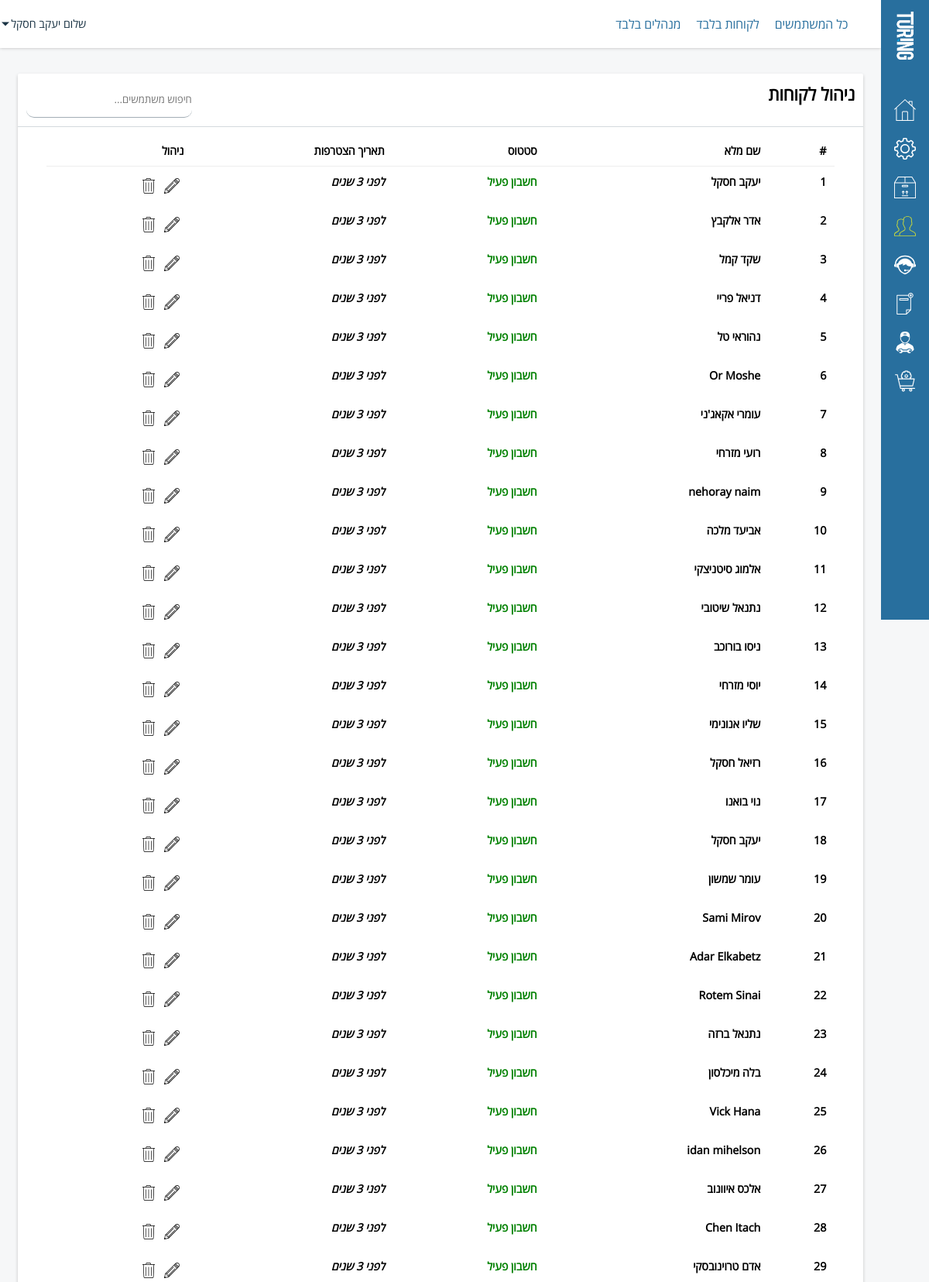
The app's page /admin/index.php?act=customers (signed in, upper part) with its own data.
### tables this page shows
CREATE TABLE `turing_members` (
  `id` int(11) NOT NULL,
  `username` text NOT NULL,
  `firstname` text NOT NULL,
  `lastname` text NOT NULL,
  `job` varchar(50) NOT NULL DEFAULT 'לא זמין',
  `picture` varchar(150) NOT NULL DEFAULT 'assets/images/customer.png',
  `status` int(11) NOT NULL,
  `password` text NOT NULL,
  `email` text NOT NULL,
  `phone` text NOT NULL,
  `address` text NOT NULL,
  `business_name` text NOT NULL,
  `business_id` int(11) NOT NULL,
  `gender` enum('male','female') NOT NULL,
  `email_message` enum('enable','disable') NOT NULL,
  `registration_date` text NOT NULL,
  `ip` text NOT NULL,
  `level` text NOT NULL,
  `broker_id` int(5) NOT NULL
);

### core/User.php (called while the page is built, shortened)
<?php
class User {
		var $fullname;
		function __construct($id) {
			if($id != 0)
			{
				$data = $GLOBALS['mysqli']->query("SELECT * FROM `".PREFIX."_members` WHERE `id`='".(int) $id."'")->fetch_assoc();
				$this->fullname		= $data['firstname']." ".$data['lastname'];
			}
			else {
				$this->level = 0;
			}
		}
		function get_Fullname() {
			return $this->fullname;
		}
}
?>

### admin/sources/customers.php (the view, shortened to what this page needs)
<?php
	switch($_GET['do'])
	{
		default:
				$filter = secur($_GET['filter'],"int");
				$filter = ($filter == -1) ? "" : "WHERE `level`='".(int) $filter."'";
?>
	<div id="left-side">
		<div class="container">
			<div class="block">
				<div class="block-title">
					<h1>ניהול לקוחות</h1>
					<div class="input-field">
						<input type="text" class="search" placeholder="חיפוש משתמשים...">
					</div>
<span class="counter"></span>
				</div>
				<div class="block-inner">
					<table class="table table-hover table-bordered results">
  <thead>
    <tr>
		<th>#</th>
		<th class="col-md-4 col-xs-4">שם מלא</th>
		<th class="col-md-3 col-xs-3">סטטוס</th>
		<th class="col-md-3 col-xs-3">תאריך הצטרפות</th>
		<th class="col-md-3 col-xs-3">ניהול</th>
    </tr>
  </thead>
  <tbody>
							<?php
								$qGetMembers = $mysqli->query("SELECT * FROM `".PREFIX."_members` {$filter} ORDER BY `id` ASC ");
								$sum = 0;
								while($qGetMembersData = $qGetMembers->fetch_assoc())
								{
								$sum++;
									if ($qGetMembersData['status'] == 0)
									{
										$sStatus = "<span style='font-weight: bold;color: #ffc107;'>חשבון מושהה</span>";
									}
									else {
										$sStatus = "<span style='font-weight: bold;color: green;'>חשבון פעיל</span>";
									}
							?>
							<tr>
								<th scope="row"><?= $sum ?></th>
								<th><?= $qGetMembersData['firstname']." ".$qGetMembersData['lastname']?></th>
								<th><?= $sStatus ?></th>
								<th class="hint--top" aria-label="<?= date("j", $qGetMembersData['registration_date']). " " .$mons[date("m", $qGetMembersData['registration_date'])] . " " . date("Y, בשעה H:i:s", $qGetMembersData['registration_date']) ?>"><?= ago($qGetMembersData['registration_date']) ?></th>
								<th><a href="index.php?act=customers&do=edit&id=<?= $qGetMembersData['id'] ?>" aria-label="עריכה" class="editsvg hint--top"></a>										<a <?= "onClick=\"javascript: return confirm('האם אתה בטוח שברצונך למחוק משתמש זה מהמערכת');\" href='index.php?act=customers&do=delete&id=".$qGetMembersData['id']."' " ?> aria-label="מחיקה" class="hint--top editsvg">
										</a>
</th>
							</tr>
							<?php
								}
							?>
						</tbody>
</table>
				</div>
			</div>
		</div>
	</div>
<?php
break;
	}
?>

### admin/template/header.php (shortened to what this page needs)
<!DOCTYPE html>
<html lang="he" dir="rtl">
<head>
	<link rel="stylesheet" href="assets/css/style.css">
	<link rel="stylesheet" href="assets/css/animate.css">
	<link rel="stylesheet" href="assets/css/hint.min.css">
  </head>
<body>
	<header>
		<ul class="desktop">
			<?php
				if($_GET['act'] == "customers") {
					echo '
						<li><a href="index.php?act=customers&filter=-1">כל המשתמשים</a></li>
						<li><a href="index.php?act=customers&filter=2">לקוחות בלבד</a></li>
						<li><a href="index.php?act=customers&filter=1">מנהלים בלבד</a></li>
					';
				}
			?>
		</ul>
		<div id="header-left">
			<div id="header-userbar">
				<p>שלום <?= $User->get_FullName() ?> <svg xmlns="http://www.w3.org/2000/svg" version="1.1" x="0" y="0" viewBox="0 0 386.3 386.3" xml:space="preserve"><polygon points="0 96.9 193.1 289.4 386.3 96.9 "/></svg></p>
			</div>
		</div>
	</header>

### core/functions.php (shortened to what this page needs)
<?php
global $mysqli;
include "User.php";
if(isset($_SESSION['Username']))
{
	$select = $mysqli->query("SELECT * FROM `".PREFIX."_members` WHERE `id` = '". (int) $_SESSION['UserId'] . "'");
	if ($select->num_rows > 0)
	{
		$User = new User($_SESSION['UserId']);
	}
}
$mons = array(1 => "ינואר", 2 => "פברואר", 3 => "מרץ", 4 => "אפריל", 5 => "מאי", 6 => "יוני", 7 => "יולי", 8 => "אוגוסט", 9 => "ספטמבר", 10 => "אוקטובר", 11 => "נובמבר", 12 => "דצמבר");
function ago($time)
{
   $periods = array("שניות", "דקות", "שעות", "ימים", "שבועות", "חודשים", "שנים");
   $lengths = array("60","60","24","7","4.35","12","10");
   $now = time();
       $difference     = $now - $time;
   for($j = 0; $difference >= $lengths[$j] && $j < count($lengths)-1; $j++) {
       $difference /= $lengths[$j];
   }
   $date = date("h:m:s d/m/y",$time);
   $difference = round($difference);
   return "<i  class='customTitle' title='$date'>לפני $difference $periods[$j]</i>";
}
function secur($s,$type) {
global $mysqli;
	switch ($type)
	{
		case "string":
			$s = (string) $s;
			return $mysqli->real_escape_string(htmlspecialchars($s));
		break;
		case "int":
			$s = (int) $s;
			return $mysqli->real_escape_string(htmlspecialchars($s));
		break;
	}
}
?>

### admin/assets/css/style.css (style rules this page uses)
* { margin:0;padding:0;outline:0;border:0;vertical-align:top;text-decoration:none;list-style:none }
a { color:inherit }
body { font-family:'OpenSansHebrewRegular', arial;background-color:#f6f7f8 }
.container { position:relative;padding:2%;box-sizing:border-box }
#left-side { float:left;margin:62px 0 0 0;height:auto;padding-bottom:40px;width:calc(100vw - 62px) }
#left-side .container { height:100% }
.desktop { display:block }
header { z-index:99;background:#fff;top:0;left:0;width:calc(100vw - 62px);height:62px;position:fixed;box-shadow:0 0 4px rgba(0, 0, 0, 0.25) }
header > ul { float:right;line-height:62px;padding:0 2% 0 0 }
header > ul > li { float:right }
header > ul > li > a { float:right;padding:0 20px 0 0;color:#286f9e }
header #header-left { float:left;margin:0 0 0 1%;height:100%;position:relative }
header #header-left svg { max-width:18px;max-height:18px;fill:#286f9e }
header #header-left #header-userbar { float:right;position:relative;width:100px;cursor:pointer; }
header #header-left #header-userbar > p { line-height:62px;font-size:0.9em;color:#1b3445;position:relative;float:right }
header #header-left #header-userbar > p svg { max-width:10px;max-height:10px;position:absolute;top:50%;transform:translateY(-50%);left:-12px;fill:currentColor }
header #header-left div { cursor:pointer }
.block { float:right;width:100%;background:#fff;border-radius:2px;box-shadow:0 2px 4px rgba(0, 0, 0, 0.2);box-sizing:border-box;margin-top: 10px; }
.block .block-title { float:right;width:100%;border-bottom:1px solid #d4dade;padding:1%;box-sizing:border-box }
.block .block-title > h1 { float:right }
.block .block-inner { padding:1%;float:right;width:100%;box-sizing:border-box }
.block .input-field { float:right;width:100%;margin-bottom:20px;position:relative;margin-top:20px }
.block .input-field input[type=text], .block .input-field select, .block .input-field input[type=email], .block .input-field input[type=password] { transition:all 1s ease;border-bottom:1px solid #a2adb5;background:transparent;font-family:'OpenSansHebrewRegular', arial;float:right;width:100%;height:45px;border-radius:10px;position:relative }
.block-title .input-field { float:left;width:20%;margin:0 }
.block h1 { font-size:1.4em }
.block table { width:95%;margin:0px auto;border-collapse:collapse }
.block table thead { border-bottom:1px solid #eeeeee }
.block table th, .block table td { text-align:right;padding:10px 10px;font-size:0.9em }
.block table a { color:#778c9a;text-decoration:underline }
.block table a.editsvg { float:right;position:relative;width:30px;height:30px }
.block table a.editsvg svg { width:20px;height:20px;fill:#000;position:absolute;top:50%;transform:translateY(-50%) translateX(50%);right:50% }
.counter { padding: 12px 0px 0px 70px;color:#000;display:block;float:left; }

### records on screen
turing_members: $User->get_FullName() "יעקב חסקל", firstname "יעקב", lastname "חסקל", status "חשבון פעיל", difference "3", j "שנים"
turing_members: firstname "אדר", lastname "אלקבץ", status "חשבון פעיל", difference "3", j "שנים"
turing_members: firstname "שקד", lastname "קמל", status "חשבון פעיל", difference "3", j "שנים"
turing_members: firstname "דניאל", lastname "פריי", status "חשבון פעיל", difference "3", j "שנים"
turing_members: firstname "נהוראי", lastname "טל", status "חשבון פעיל", difference "3", j "שנים"
turing_members: firstname "Or", lastname "Moshe", status "חשבון פעיל", difference "3", j "שנים"
turing_members: firstname "עומרי", lastname "אקאג'ני", status "חשבון פעיל", difference "3", j "שנים"
turing_members: firstname "רועי", lastname "מזרחי", status "חשבון פעיל", difference "3", j "שנים"
turing_members: firstname "nehoray", lastname "naim", status "חשבון פעיל", difference "3", j "שנים"
turing_members: firstname "אביעד", lastname "מלכה", status "חשבון פעיל", difference "3", j "שנים"
turing_members: firstname "אלמוג", lastname "סיטניצקי", status "חשבון פעיל", difference "3", j "שנים"
turing_members: firstname "נתנאל", lastname "שיטובי", status "חשבון פעיל", difference "3", j "שנים"
turing_members: firstname "ניסו", lastname "בורוכב", status "חשבון פעיל", difference "3", j "שנים"
turing_members: firstname "יוסי", lastname "מזרחי", status "חשבון פעיל", difference "3", j "שנים"
turing_members: firstname "שליו", lastname "אנונימי", status "חשבון פעיל", difference "3", j "שנים"
turing_members: firstname "רזיאל", lastname "חסקל", status "חשבון פעיל", difference "3", j "שנים"
turing_members: firstname "נוי", lastname "בואנו", status "חשבון פעיל", difference "3", j "שנים"
turing_members: firstname "יעקב", lastname "חסקל", status "חשבון פעיל", difference "3", j "שנים"
turing_members: firstname "עומר", lastname "שמשון", status "חשבון פעיל", difference "3", j "שנים"
turing_members: firstname "Sami", lastname "Mirov", status "חשבון פעיל", difference "3", j "שנים"
turing_members: firstname "Adar", lastname "Elkabetz", status "חשבון פעיל", difference "3", j "שנים"
turing_members: firstname "Rotem", lastname "Sinai", status "חשבון פעיל", difference "3", j "שנים"
turing_members: firstname "נתנאל", lastname "ברזה", status "חשבון פעיל", difference "3", j "שנים"
turing_members: firstname "בלה", lastname "מיכלסון", status "חשבון פעיל", difference "3", j "שנים"
turing_members: firstname "Vick", lastname "Hana", status "חשבון פעיל", difference "3", j "שנים"
turing_members: firstname "idan", lastname "mihelson", status "חשבון פעיל", difference "3", j "שנים"
turing_members: firstname "אלכס", lastname "איוונוב", status "חשבון פעיל", difference "3", j "שנים"
turing_members: firstname "Chen", lastname "Itach", status "חשבון פעיל", difference "3", j "שנים"
turing_members: firstname "אדם", lastname "טרוינובסקי", status "חשבון פעיל", difference "3", j "שנים"
